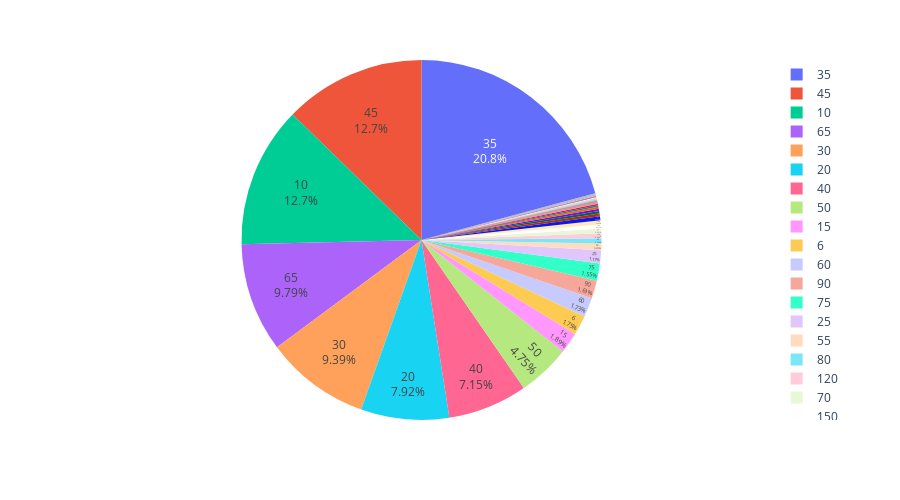

The code cell stored with this chart in its notebook:
### Code cell
plot_pie_chart(class_counts_df, 'counts', class_column)

### Figure 1 — Plotly figure (JSON) as saved in the notebook; plotly's stock layout.template omitted (floating-point values rounded to 4 significant figures; data arrays with more than 128 entries replaced by an {"elided": "..."} marker saying what was removed)
{"data": [{"customdata": {"elided": "229x1 int values"}, "domain": {"x": [0, 1], "y": [0, 1]}, "hovertemplate": "collision_energy=%{label}<br>counts=%{value}<br>ionization_mode_id=%{customdata[0]}<extra></extra>", "labels": {"elided": "229 float values"}, "legendgroup": "", "name": "", "showlegend": true, "textinfo": "percent+label", "textposition": "inside", "type": "pie", "values": {"elided": "229 int values"}}], "layout": {"height": 500, "legend": {"tracegroupgap": 0}, "margin": {"t": 60}}}
